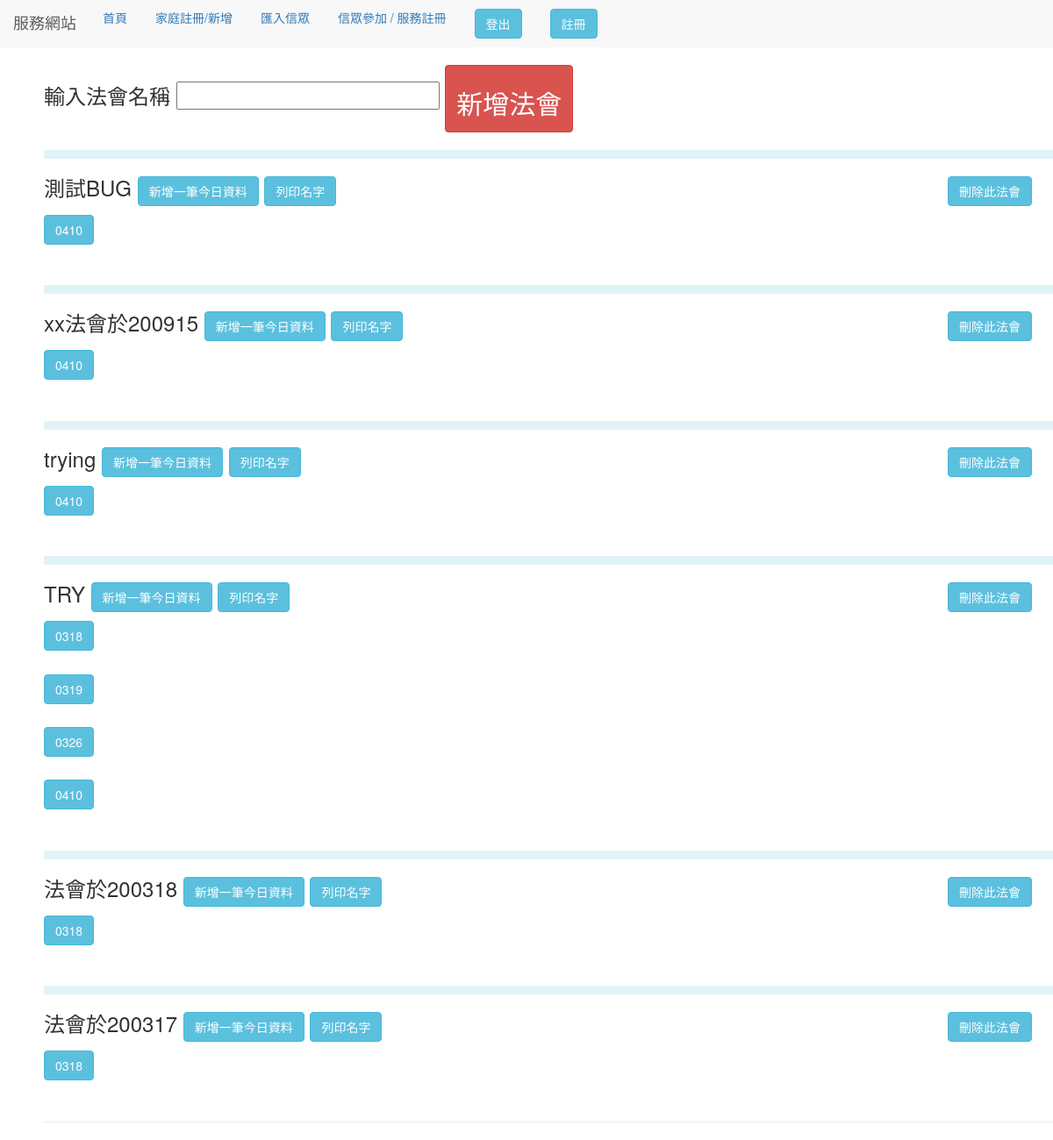
The app's page /join_activity (signed in), older data.
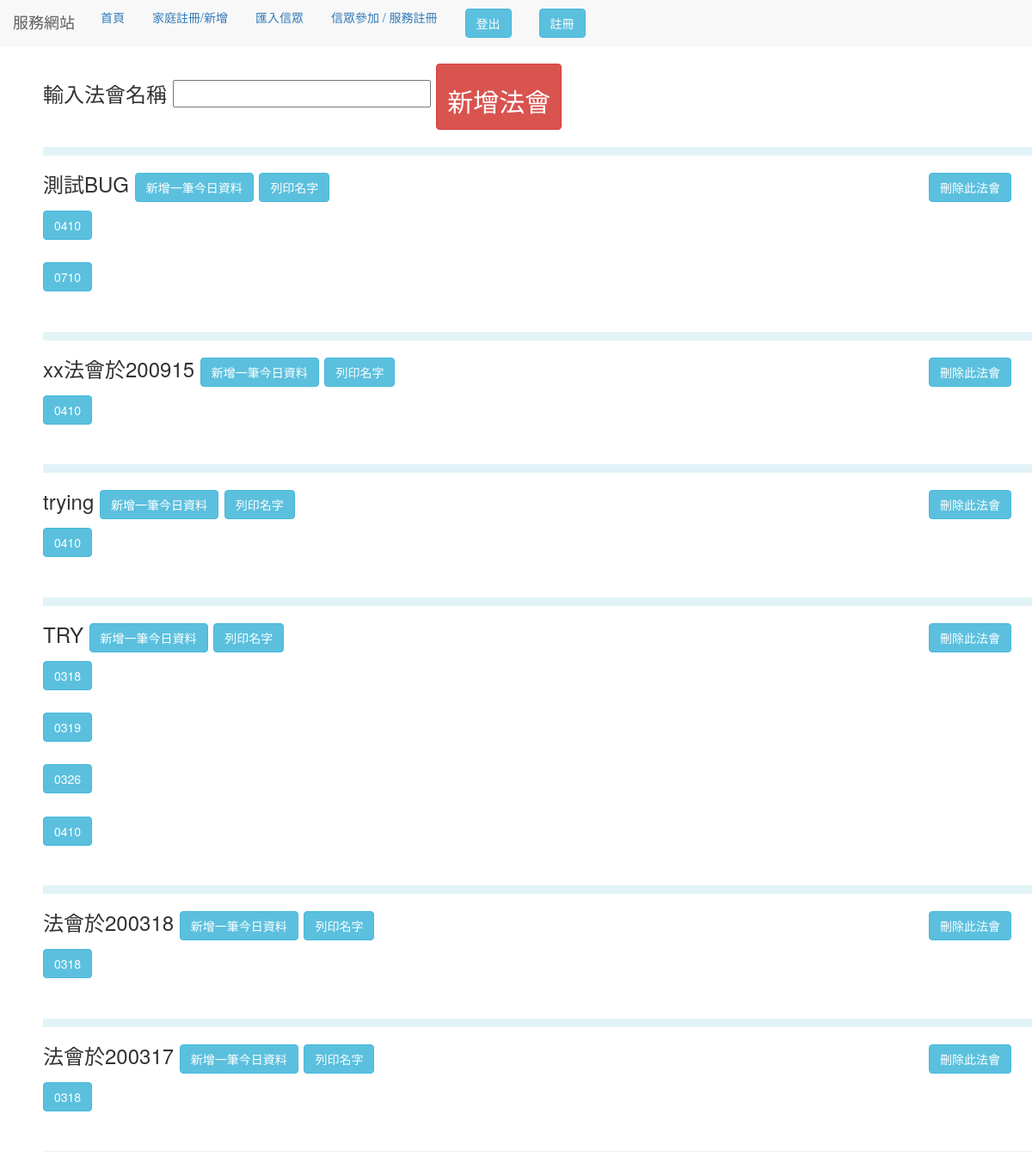
The same page, newer data.
### use_app/models.py (models this page shows, shortened)
class Day(models.Model):
    date_name = models.CharField(max_length=12)
    class Meta:
        verbose_name_plural = '法會日期'

class every_day(models.Model):
    Day_date = models.ForeignKey(Day,
                                 related_name='name',
                                 null=True,
                                 blank=True,
                                 on_delete=models.CASCADE)
    date = models.CharField(max_length=12)
    one_lights = models.TextField(blank=True)
    two_lights = models.TextField(blank=True)
    three_lights = models.TextField(blank=True)
    four_lights = models.TextField(blank=True)
    five_lights = models.TextField(blank=True)
    class Meta:
        verbose_name_plural = '燈的紀錄'

### use_app/views.py (the view)
# urls.py: path('join_activity', views.join_activity,name="join_activity"),
@login_required(login_url='/use_login')
def join_activity(request):
    if request.method == "POST":
        if not Day.objects.filter(
                date_name=request.POST["activity_name"]).exists():
            Day.objects.create(date_name=request.POST["activity_name"])
        else:
            error = ""
    Days = Day.objects.all().order_by("-id")
    every_days = every_day.objects.all()
    return render(request, "activity_list.html", locals())

### templates/activity_list.html (shortened to what this page needs)
{% extends "base.html" %} {% block title %} 首頁 {% endblock %} {% block message %}
<link rel="stylesheet" href="//code.jquery.com/ui/1.12.1/themes/base/jquery-ui.css">
<div style="margin-left:50px;">
    <form method="post">
        輸入法會名稱
        <input name="activity_name">
        <button type="submit" class="btn btn-danger">
            <h2 style="text-align:center;">新增法會</h2>
        </button>
    </form>
    {% for Day in Days %}
    <hr style="border: 5px solid rgba(155, 213, 228, 0.295);">
    <h3>{{Day.date_name}}
        <button class="btn btn-info add_button" id="{{Day.id}}">
            新增一筆今日資料
        </button>
        <button class="btn btn-info name_button " value="{{Day.id}}">
            列印名字
        </button>
        <button class="btn btn-info del_button " id="{{Day.id}}" style="float: right; margin-right: 2vmin">
            刪除此法會
        </button>
    </h3>
    {%for every in every_days %}
    {%if every.Day_date.id == Day.id %}
    <button class="btn btn-info go" value="{{ every.date}}" name="{{Day.id}}">
        {{every.date}}
    </button> <br><br>
    {% endif %}
    {%endfor %}
    {%endfor %}
    {% endblock %}

### templates/base.html (shortened to what this page needs)
<!DOCTYPE html>
<html>
<head>
</head>
<body>
    {% include 'header.html'%}
    <h3> {% block message%} {% endblock %}
        <hr> {% block form %} {% endblock %} {% block try%} {% endblock %}
</body>
</html>

### templates/header.html (shortened to what this page needs)
<head>
  <link rel="stylesheet" href="http://maxcdn.bootstrapcdn.com/bootstrap/3.3.4/css/bootstrap.min.css">
<body>
  <nav class="nav navbar-default">
    <ul class="nav nav-pills nav-fill">
      <div class="navbar-header" >
        <a class="navbar-brand" href="#">服務網站</a>
      </div>
      <li><a href="/ ">首頁</a></li>
      <li><a href="/home_register">家庭註冊/新增</a></li>
      <li><a href="/csv_add">匯入信眾</a></li>
      <li><a href="/join_activity">信眾參加 / 服務註冊</a></li>
     <li> {% if request.user.is_authenticated %}
      <a href="logout" style="text-decoration:none;"><button class="btn btn-info">登出</button> </a>
      {% else %}
      <a href="use_login" style="text-decoration:none;"><button class="btn btn-info">登入</button> </a>
      {% endif %}</li>
      <li>  <a href="register" style="text-decoration:none;"><button class="btn btn-info">註冊</button> </a></li>
    </ul>
  </nav>
</body>
</head>

Row changes from the older to the newer data that the page shows:
added every_day: date "0710", shown under Day "測試BUG"
